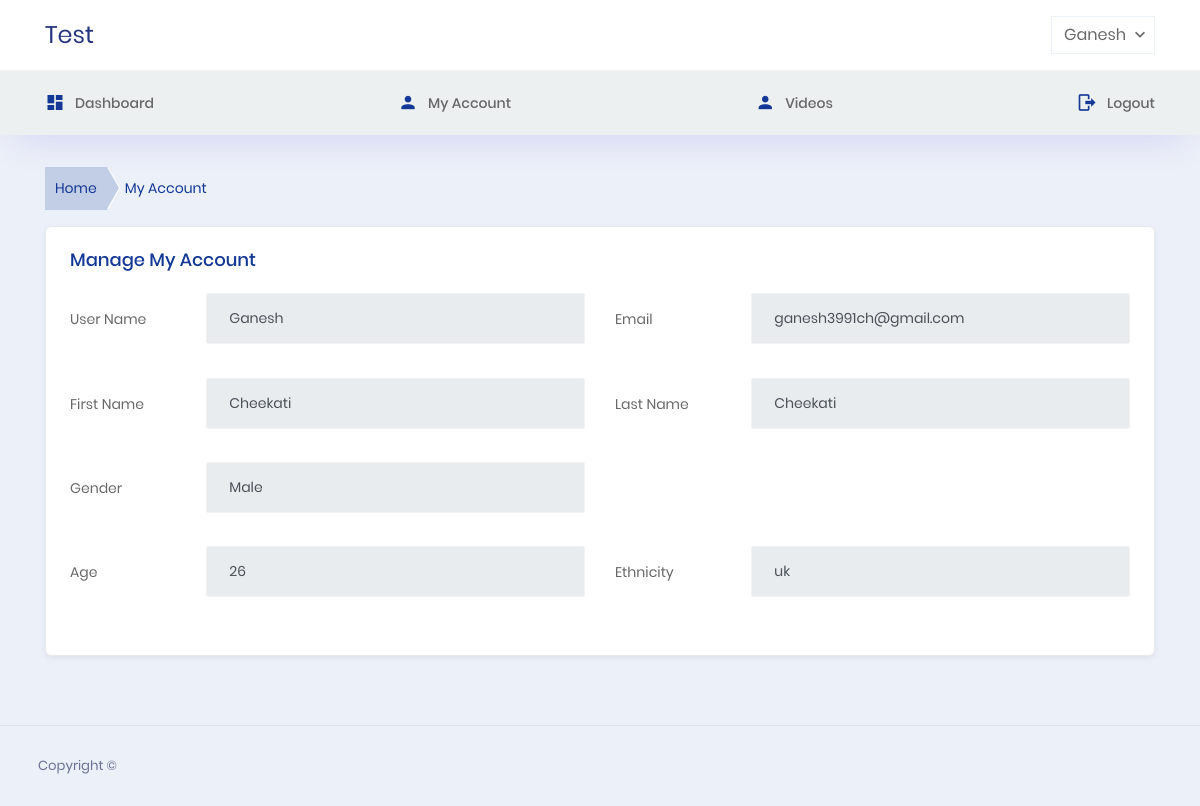
Page /account/18/ (signed in) on the committed database.
### basic_app/models.py (models this page shows, shortened)
class UserProfileInfo(models.Model):
	GENDER_CHOICES = (
	('Male','Male'),
	('Female','Female'),
	('Other','Other'),
	)
	user = models.OneToOneField(User,on_delete=models.CASCADE)
	portfolio_site = models.CharField(blank=True,null=True,max_length=200)
	profile_pic = models.ImageField(blank=True,null=True)
	gender = models.CharField(choices=GENDER_CHOICES,max_length=20,null=True,blank=True)
	age = models.IntegerField(null=True,blank=True)
	ethnicity = models.CharField(max_length=50,null=True,blank=True)
	text = models.CharField(max_length=500,null=True,blank=True)
	is_tai_chyi = models.BooleanField(default=False)

### basic_app/views.py (the view)
# urls.py: path(r'account/<int:user_id>/',view_userdetails)
def view_userdetails(request, user_id):
    try:
        user = UserProfileInfo.objects.get(user__id=user_id)
    except:
        user = None
    return render(request,'myaccount.html',{'iuser':user})

### templates/myaccount.html (shortened to what this page needs)
{% extends "base.html" %}
{% load static %}
{% block content %}
  <div class="container-fluid page-body-wrapper">
      <div class="main-panel">
        <div class="content-wrapper">
          <div class="row">
            <div class="col-lg-6">
                    <nav aria-label="breadcrumb">
                      <ol class="breadcrumb breadcrumb-custom bg-inverse-custom">
                        <li class="breadcrumb-item"><a href="/users/">Home</a></li>
                        <li class="breadcrumb-item active" aria-current="page"><span>My Account</span></li>
                      </ol>
                    </nav>
            </div>
            <div class="col-md-6" align="right">
            </div>
          </div>
          <div class="row">
            <div class="col-12 grid-margin">
              <div class="card">
                <div class="card-body">
                  <h4 class="card-title">Manage My Account</h4>
                  <form class="form-sample" name="save-user" method="POST" id='target-form'>
                    <div class="row">
                      <div class="col-md-6">
                        <div class="form-group row">
                          <label class="col-sm-3 col-form-label">User Name</label>
                          <div class="col-sm-9">
                            <input type="text" class="form-control" id="Username" placeholder="Username" value = {{iuser.user.username}} disabled>
                          </div>
                        </div>
                      </div>
                      <div class="col-md-6">
                        <div class="form-group row">
                          <label class="col-sm-3 col-form-label">Email</label>
                          <div class="col-sm-9">
                            <input type="text" class="form-control" id="Email" placeholder="Email" value={{iuser.user.email}}>
                          </div>
                        </div>
                      </div>
                    </div>
                    <div class="row">
                      <div class="col-md-6">
                        <div class="form-group row">
                          <label class="col-sm-3 col-form-label">First Name</label>
                          <div class="col-sm-9">
                            <input type="text" class="form-control" id="FirstName" placeholder="First Name" value = {{iuser.user.first_name}}>
                          </div>
                        </div>
                      </div>
                      <div class="col-md-6">
                        <div class="form-group row">
                          <label class="col-sm-3 col-form-label">Last Name</label>
                          <div class="col-sm-9">
                            <input type="text" class="form-control" id="LastName" placeholder="Last Name" value = {{iuser.user.last_name}}>
                          </div>
                        </div>
                      </div>
                    </div>
                    <div class="row">
                      <div class="col-md-6">
                        <div class="form-group row">
                          <label class="col-sm-3 col-form-label">Gender</label>
                          <div class="col-sm-9">
                            <input type="text" class="form-control" id="Contact" placeholder="Contact" value={{iuser.gender}}>
                          </div>
                        </div>
                      </div>
                    </div>
                    <div class="row">
                      <div class="col-md-6">
                        <div class="form-group row">
                          <label class="col-sm-3 col-form-label"> Age</label>
                          <div class="col-sm-9">
                            <input type="text" class="form-control" id="manager_email" placeholder="Manager Email" value={{iuser.age}}>
                          </div>
                        </div>
                      </div>
                      <div class="col-md-6">
                        <div class="form-group row">
                          <label class="col-sm-3 col-form-label">Ethnicity</label>
                          <div class="col-sm-9">
                              <input type="text" class="form-control" id="slack_id" placeholder="Slack ID" value={{iuser.ethnicity}}>
                          </div>
                        </div>
                      </div>
                    </div>
                  </form>
                </div>
              </div>
            </div>
          </div>
        </div>
{% endblock %}

### templates/menu.html (shortened to what this page needs)
{% load static %}
<div class="horizontal-menu">
      <nav class="navbar top-navbar col-lg-12 col-12 p-0">
        <div class="container">
          <div class="text-left navbar-brand-wrapper d-flex align-items-center justify-content-between">
            <a class="navbar-brand brand-logo" href="/">Test</a>
          </div>
          <div class="navbar-menu-wrapper d-flex align-items-center justify-content-end">
            <ul class="navbar-nav navbar-nav-right">
              <li class="nav-item d-flex nav-profile dropdown">
                <a class="nav-link dropdown-toggle px-1 py-1" href="#" data-toggle="dropdown" id="profileDropdown">
                  <span class="nav-profile-name">{{request.user.username}}</span>
                </a>
              </li>
            </ul>
          </div>
        </div>
      </nav>
      <nav class="bottom-navbar">
        <div class="container">
          <ul class="nav page-navigation">
            <li class="nav-item">
              <a class="nav-link" href="/">
                <i class="mdi mdi-view-dashboard menu-icon"></i>
                <span class="menu-title">Dashboard</span>
              </a>
            </li>
            <li class="nav-item">
              <a class="nav-link" href="/account/{{request.user.id}}/">
                <i class="mdi mdi-account menu-icon"></i>
                <span class="menu-title">My Account</span>
              </a>
            </li>
            <li class="nav-item">
              <a class="nav-link" href="/videos/">
                <i class="mdi mdi-account menu-icon"></i>
                <span class="menu-title">Videos</span>
              </a>
            </li>
            <li class="nav-item">
              <a href="/logout/" class="nav-link">
                <i class="mdi mdi-logout menu-icon"></i>
                <span class="menu-title">Logout</span></a>
            </li>
          </ul>
        </div>
      </nav>
    </div>

### rows in the picture
UserProfileInfo: user.username "Ganesh", user.email "ganesh3991ch@gmail.com", user.first_name "Cheekati", user.last_name "Cheekati", gender "Male", age "26", ethnicity "uk"

### other values in the picture
{{ request.user.username }} "Ganesh"
